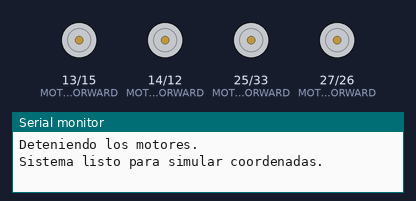
Bench run of a sketch on a simulated ESP32. Parts: motor-driver pin pairs drawn as motors (green arrow = first pin HIGH = forward, orange = second pin HIGH = backward, longer = more drive), the last lines printed to the serial monitor. Random numbers use the default seed unless the sketch sets one.

Above: at 0.1 s.
At 2.1 s:
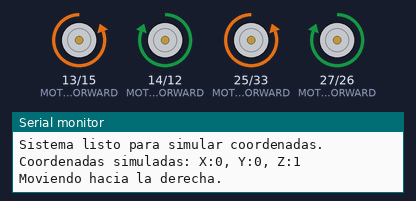
At 14.1 s:
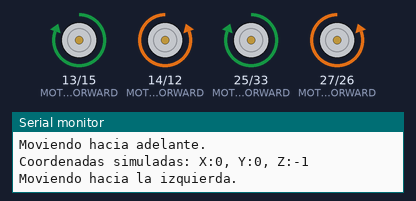
At 36.1 s:
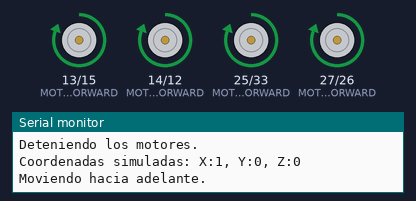
Timing chart, 0 to 39.5 s (numbered marks = the images above):
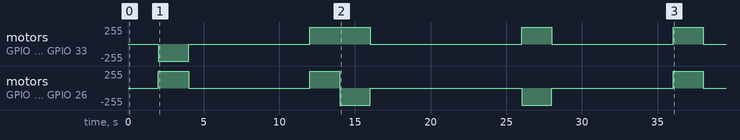

The sketch:

acebott-esp32-car-body.ino
```cpp
#include <Arduino.h>

// Pines de los motores
#define MOTOR_FRONT_LEFT_FORWARD 27
#define MOTOR_FRONT_LEFT_BACKWARD 26
#define MOTOR_FRONT_RIGHT_FORWARD 25
#define MOTOR_FRONT_RIGHT_BACKWARD 33
#define MOTOR_BACK_LEFT_FORWARD 14
#define MOTOR_BACK_LEFT_BACKWARD 12
#define MOTOR_BACK_RIGHT_FORWARD 13
#define MOTOR_BACK_RIGHT_BACKWARD 15

// Velocidad de los motores (PWM)
int speeds = 255; // Velocidad máxima (8 bits)

// Coordenadas simuladas
int simulatedX = 0;
int simulatedY = 0;
int simulatedZ = 0;

// Declaración de funciones
void stopMotors();
void moveVehicle(int x, int y, int z);
void moveForward();
void moveBackward();
void turnRight();
void turnLeft();
void strafeRight();
void strafeLeft();
void moveForwardRight();
void moveForwardLeft();

void setup() {
  Serial.begin(115200);

  // Configuración de canales PWM para cada motor
  ledcSetup(0, 5000, 8);
  ledcAttachPin(MOTOR_FRONT_LEFT_FORWARD, 0);
  ledcSetup(1, 5000, 8);
  ledcAttachPin(MOTOR_FRONT_LEFT_BACKWARD, 1);
  ledcSetup(2, 5000, 8);
  ledcAttachPin(MOTOR_FRONT_RIGHT_FORWARD, 2);
  ledcSetup(3, 5000, 8);
  ledcAttachPin(MOTOR_FRONT_RIGHT_BACKWARD, 3);
  ledcSetup(4, 5000, 8);
  ledcAttachPin(MOTOR_BACK_LEFT_FORWARD, 4);
  ledcSetup(5, 5000, 8);
  ledcAttachPin(MOTOR_BACK_LEFT_BACKWARD, 5);
  ledcSetup(6, 5000, 8);
  ledcAttachPin(MOTOR_BACK_RIGHT_FORWARD, 6);
  ledcSetup(7, 5000, 8);
  ledcAttachPin(MOTOR_BACK_RIGHT_BACKWARD, 7);

  stopMotors(); // Detener motores al iniciar
  Serial.println("Sistema listo para simular coordenadas.");
}

void loop() {
  // Simulación de coordenadas recibidas
  // Cambia las coordenadas estáticas cada 2 segundos para simular datos
  static unsigned long lastUpdate = 0;
  if (millis() - lastUpdate > 2000) {
    lastUpdate = millis();

    // Simulación de coordenadas
    simulatedX = random(-1, 2); // Valores entre -1 y 1
    simulatedY = random(-1, 2); // Valores entre -1 y 1
    simulatedZ = random(-1, 2); // Valores entre -1 y 1

    Serial.printf("Coordenadas simuladas: X:%d, Y:%d, Z:%d\n", simulatedX, simulatedY, simulatedZ);

    // Mover el vehículo basado en las coordenadas simuladas
    moveVehicle(simulatedX, simulatedY, simulatedZ);
  }
}

// Función para mover el vehículo
void moveVehicle(int x, int y, int z) {
  if (x > 0 && y == 0 && z == 0) {
    moveForward();
  } else if (x < 0 && y == 0 && z == 0) {
    moveBackward();
  } else if (x == 0 && y == 0 && z > 0) {
    strafeRight();
  } else if (x == 0 && y == 0 && z < 0) {
    strafeLeft();
  } else {
    stopMotors();
  }
}

// Funciones para controlar los motores
void moveForward() {
  ledcWrite(0, speeds);
  ledcWrite(2, speeds);
  ledcWrite(4, speeds);
  ledcWrite(6, speeds);

  ledcWrite(1, 0);
  ledcWrite(3, 0);
  ledcWrite(5, 0);
  ledcWrite(7, 0);

  Serial.println("Moviendo hacia adelante.");
}

void moveBackward() {
  ledcWrite(1, speeds);
  ledcWrite(3, speeds);
  ledcWrite(5, speeds);
  ledcWrite(7, speeds);

  ledcWrite(0, 0);
  ledcWrite(2, 0);
  ledcWrite(4, 0);
  ledcWrite(6, 0);

  Serial.println("Moviendo hacia atrás.");
}

void strafeRight() {
  ledcWrite(0, speeds);
  ledcWrite(3, speeds);
  ledcWrite(4, speeds);
  ledcWrite(7, speeds);

  ledcWrite(1, 0);
  ledcWrite(2, 0);
  ledcWrite(5, 0);
  ledcWrite(6, 0);

  Serial.println("Moviendo hacia la derecha.");
}

void strafeLeft() {
  ledcWrite(1, speeds);
  ledcWrite(2, speeds);
  ledcWrite(5, speeds);
  ledcWrite(6, speeds);

  ledcWrite(0, 0);
  ledcWrite(3, 0);
  ledcWrite(4, 0);
  ledcWrite(7, 0);

  Serial.println("Moviendo hacia la izquierda.");
}

void stopMotors() {
  for (int i = 0; i < 8; i++) {
    ledcWrite(i, 0);
  }
  Serial.println("Deteniendo los motores.");
}
```

Measured:
- by itself, motor on GPIO 13 (MOTOR_BACK_RIGHT_FORWARD) / GPIO 15 (MOTOR_BACK_RIGHT_BACKWARD), motor on GPIO 25 (MOTOR_FRONT_RIGHT_FORWARD) / GPIO 33 (MOTOR_FRONT_RIGHT_BACKWARD): stopped → backward 255/255 at 2.0 s, → stopped 2.0 s later, → forward 255/255 8.0 s later, → stopped 4.0 s later, … (8 changes in this stretch)
- by itself, motor on GPIO 14 (MOTOR_BACK_LEFT_FORWARD) / GPIO 12 (MOTOR_BACK_LEFT_BACKWARD), motor on GPIO 27 (MOTOR_FRONT_LEFT_FORWARD) / GPIO 26 (MOTOR_FRONT_LEFT_BACKWARD): stopped → forward 255/255 at 2.0 s, → stopped 2.0 s later, → forward 255/255 8.0 s later, → backward 255/255 2.0 s later, … (9 changes in this stretch)
